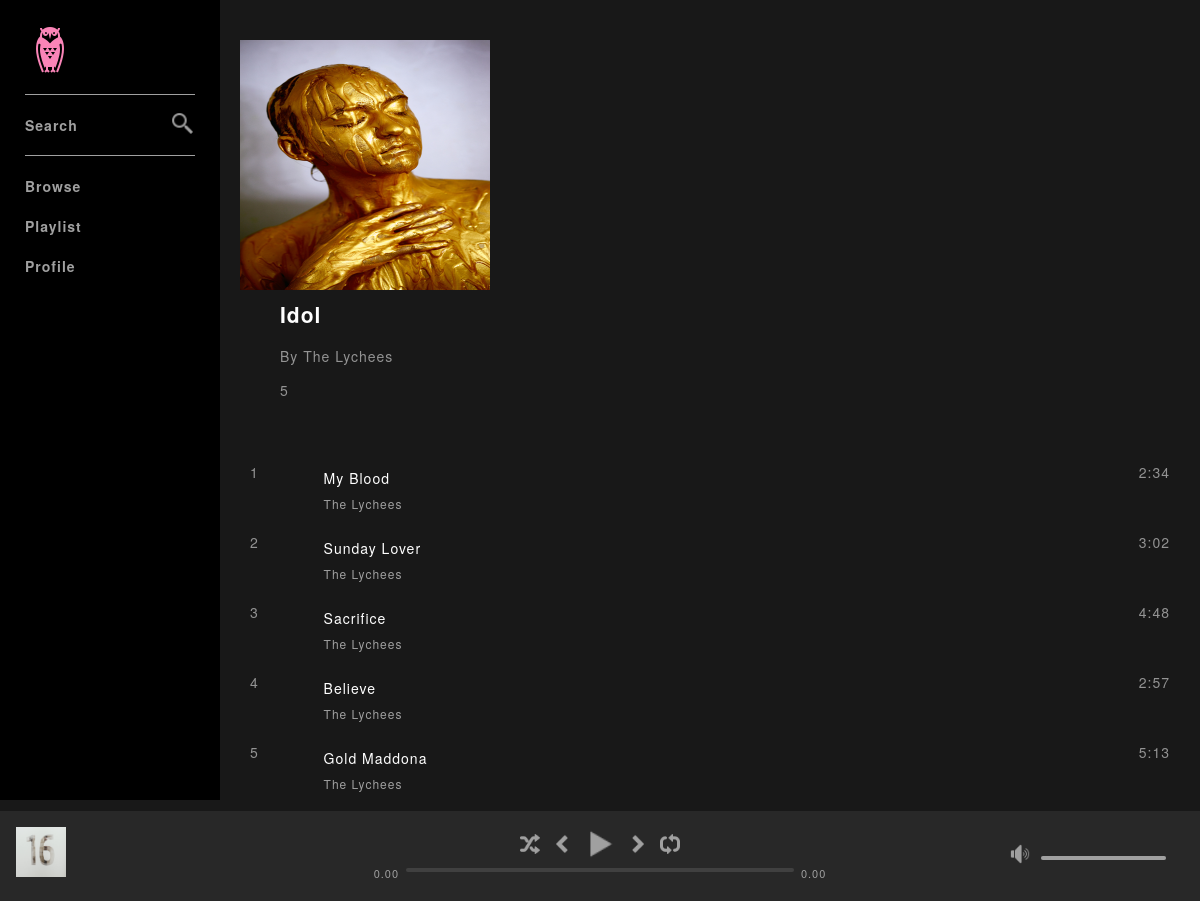
Page /album.php?id=2 (signed in) on the committed database.
### tables this page shows
CREATE TABLE `album` (
  `id` int(11) NOT NULL,
  `title` varchar(250) NOT NULL,
  `artist` int(11) NOT NULL,
  `genre` int(11) NOT NULL,
  `artworkPath` varchar(500) NOT NULL
);

CREATE TABLE `artist` (
  `id` int(11) NOT NULL,
  `name` varchar(50) NOT NULL
);

CREATE TABLE `song` (
  `id` int(11) NOT NULL,
  `title` varchar(250) NOT NULL,
  `artist` int(11) NOT NULL,
  `album` int(11) NOT NULL,
  `genre` int(11) NOT NULL,
  `duration` varchar(8) NOT NULL,
  `path` varchar(500) NOT NULL,
  `albumOrder` int(11) NOT NULL,
  `plays` int(11) NOT NULL
);

### includes/classes/Album.php (called while the page is built, shortened)
<?php
class Album
{
    private $con;
    private $id;
    private $title;
    private $artistId;
    private $artworkPath;
    public function __construct($con, $id)
      {
          $this->con = $con;
          $this->id = $id;
          $query = mysqli_query($this->con, "SELECT * FROM album WHERE id = '$this->id'");
          $album = mysqli_fetch_array($query);
          $this->title = $album['title'];
          $this->artistId = $album['artist'];
          $this->artworkPath = $album['artworkPath'];
      }
    public function getTitle() {
     return $this->title;
    }
    public function getArtist() {
     return new Artist($this->con, $this->artistId);
    }
    public function getArtwork() {
     return $this->artworkPath;
    }
    public function getNumberOfSongs() {
        $query = mysqli_query($this->con, "SELECT id FROM song WHERE album = '$this->id'");
        return mysqli_num_rows($query);
    }
    public function getSongIds() {
        $query = mysqli_query($this->con, "SELECT id FROM song WHERE album = '$this->id' ORDER BY albumOrder ASC");
        $array = array();
        while($row = mysqli_fetch_array($query)) {
            array_push($array, $row['id']);
        }
        return $array;
    }
}
?>

### includes/classes/Artist.php (called while the page is built)
<?php
class Artist
{
    private $con;
    private $id;
    public function __construct($con, $id)
      {
          $this->con = $con;
          $this->id = $id;
      }
    public function getName() {
      $query = mysqli_query($this->con, "SELECT name FROM artist WHERE id = '$this->id'");
      $artist = mysqli_fetch_array($query);
      return $artist['name'];
    }
}
?>

### includes/classes/Song.php (called while the page is built, shortened)
<?php
class Song
{
    private $con;
    private $title;
    private $artistId;
    private $duration;
    public function __construct($con, $id)
      {
          $this->con = $con;
          $this->id = $id;
          $query = mysqli_query($this->con, "SELECT * FROM song WHERE id = '$this->id'");
          $this->mysqliData = mysqli_fetch_array($query);
          $this->title = $this->mysqliData['title'];
          $this->artistId = $this->mysqliData['artist'];
          $this->duration = $this->mysqliData['duration'];
      }
    public function getTitle() {
     return $this->title;
    }
    public function getArtist() {
     return new Artist($this->con, $this->artistId);
    }
    public function getDuration() {
      return $this->duration;
     }
}
?>

### album.php (the view, shortened to what this page needs)
<?php include('includes/header.php');
include('includes/config.php');
if(isset($_GET['id'])) {
  $albumId = $_GET['id'];
} else {
  header("Location: index.php");
}
$album = new Album($con, $albumId);
$artist = $album->getArtist();
?>
<div class="entityInfo">
  <div class="leftSection">
    <img src="<?php echo $album->getArtwork(); ?>">
  </div>
  <div class="rightSection">
      <h2><?php echo $album->getTitle(); ?></h2>
      <p>By <?php echo $artist->getName(); ?></p>
      <p><?php echo $album->getNumberOfSongs(); ?></p>
  </div>
</div>
<div class="trackListContainer">
  <ul class="trackList">
    <?php
      $songIdArray = $album->getSongIds();
      $i = 1;
      foreach($songIdArray as $songId) {
        $albumSong = new Song($con, $songId);
        $albumArtist = $albumSong->getArtist();
        echo "<li class='trackListRow'>
          <div class='trackCount'>
            <img class='play' src='assets/icons/icons8-play.png' onclick='setTrack(\"" . $albumSong->getId() . "\", tempPlaylist, true)'>
            <span class='trackNumber'>$i</span>
          </div>
          <div class='trackInfo'>
            <span class='trackName'>" . $albumSong->getTitle() . "</span>
            <span class='artistName'>" . $albumArtist->getName() . "</span>
          </div>
          <div class='trackOptions'>
            <img class='optionsButton' src='assets/icons/icons8-more_filled.png'>
          </div>
          <div class='trackDuration'>
            <span class='duration'>" . $albumSong->getDuration() . "</span>
          </div>
        </li>";
          $i = $i + 1;
      }
    ?>
  </ul>
</div>
<?php include('includes/footer.php'); ?>

### assets/css/style.css (style rules this page uses)
* { font-family: "Helvetica Neue", Helvetica, Arial, sans-serif; color: #fff; letter-spacing: 1px; }
html, body { padding: 0; margin: 0; height: 100%; }
body { background-color: #181818; font-size: 14px; min-width: 720px; }
.trackInfo .trackName { margin: 6px 0; display: inline-block; width: 100%; }
.trackInfo .artistName { font-size: 12px; color: #a0a0a0; }
.entityInfo { padding: 40px 0 10px 0; display: inline-block; width: 100%; }
.entityInfo .leftSection { width: 30%; float: left; max-width: 250px; }
.leftSection img { max-width: 100%; }
.entityInfo .rightSection { width: 70%; float: left; padding: 5px 10px 5px 40px; }
.entityInfo h2 { margin-top: 0; }
.entityInfo .rightSection p { color: #939393; font-weight: 300; }
.trackList { padding: 0; }
.trackListRow { height: 40px; padding: 15px 10px; list-style: none; }
.trackListRow span { color: #939393; font-weight: 300; }
.trackListRow .trackCount { width: 8%; float: left; }
.trackListRow .trackCount span { visibility: visible; }
.trackListRow .trackInfo { width: 75%; float: left; }
.trackListRow .trackInfo span { display: block; }
.trackListRow .trackOptions { width: 5%; float: left; text-align: right; }
.trackListRow .trackDuration { width: 12%; float: left; text-align: right; }
.trackListRow .trackInfo .trackName { color: #fff; margin-bottom: 7px; }

### rows in the picture
album: artworkPath (picture), title "Idol"
artist: name "The Lychees"
song: title "My Blood", artist.name "The Lychees", duration "2:34"
song: title "Sunday Lover", artist.name "The Lychees", duration "3:02"
song: title "Sacrifice", artist.name "The Lychees", duration "4:48"
song: title "Believe", artist.name "The Lychees", duration "2:57"
song: title "Gold Maddona", artist.name "The Lychees", duration "5:13"

### other values in the picture
$album->getNumberOfSongs() "5"
